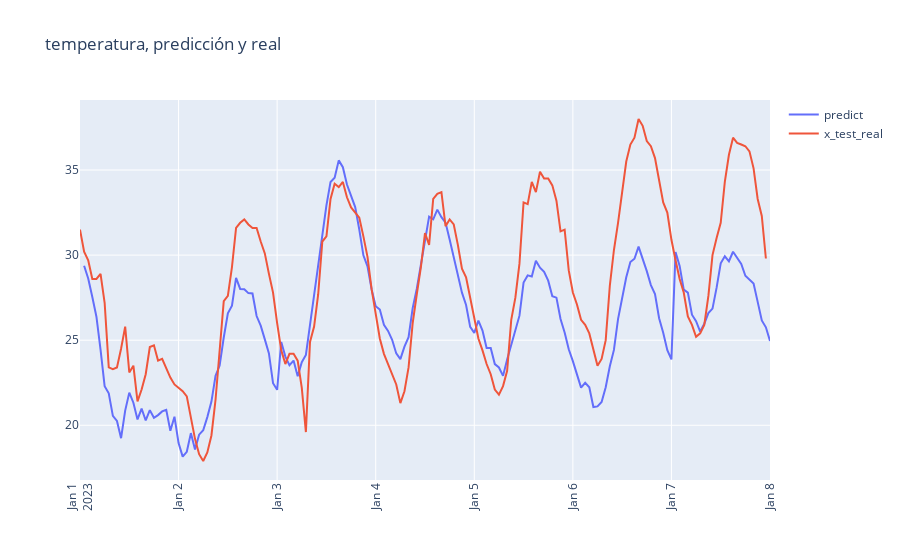

Notebook cell for this chart:
### Code cell
lrpm=0
offset=0
cut=168
# px.line()
pic1=go.Scatter(x=test[lrpm:cut+lrpm], y=temp_tot[lrpm:cut+lrpm],name='predict')
pic2=go.Scatter(x=t_tot[lrpm:cut+lrpm], y=temp_real[lrpm:cut+lrpm],name='x_test_real')
# pic3=go.Scatter(x=corte.index,y=corte['y'],name='real')
fig = make_subplots(specs=[[{"secondary_y": False}]])
fig.add_trace(pic1)
fig.add_trace(pic2)
# fig.add_trace(pic3)
fig['layout'].update( title = 'temperatura, predicción y real',xaxis=dict(tickangle=-90))
iplot(fig)

### Figure 1 — Plotly figure (JSON) as saved in the notebook; plotly's stock layout.template omitted (floating-point values rounded to 4 significant figures; data arrays with more than 128 entries replaced by an {"elided": "..."} marker saying what was removed)
{"data": [{"name": "predict", "type": "scatter", "x": {"elided": "168 str values"}, "y": {"elided": "168 float values"}}, {"name": "x_test_real", "type": "scatter", "x": {"elided": "168 str values"}, "y": {"elided": "168 float values"}}], "layout": {"title": {"text": "temperatura, predicción y real"}, "xaxis": {"anchor": "y", "domain": [0, 1], "tickangle": -90}, "yaxis": {"anchor": "x", "domain": [0, 1]}}}
